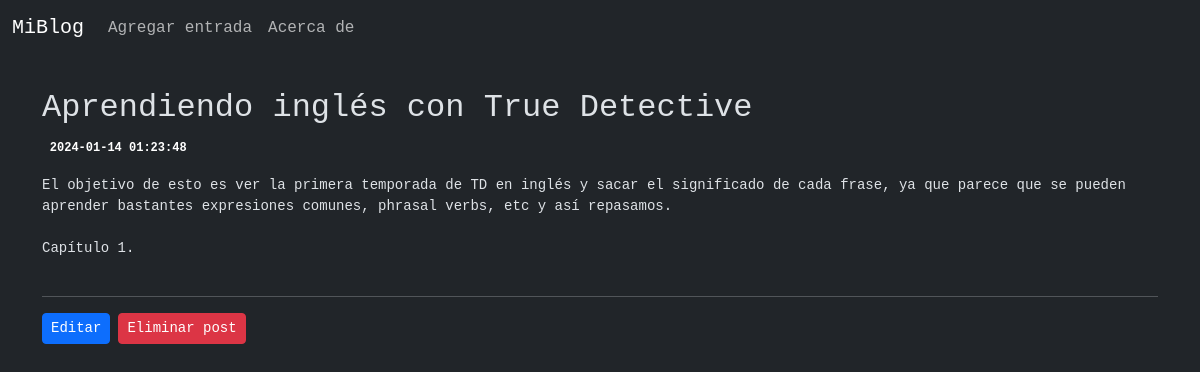
Page /post/9 on the committed database.
### tables this page shows
CREATE TABLE posts (
    id INTEGER PRIMARY KEY AUTOINCREMENT,
    created TIMESTAMP NOT NULL DEFAULT CURRENT_TIMESTAMP,
    title TEXT NOT NULL,
    content TEXT NOT NULL
);

### main.py (the view)
@app.route("/post/<int:id>")
def post(id):
    post = get_post(id)
    return render_template('post.html', post=post)

### main.py (called while the page is built)
def get_db_connection():
    conn = sqlite3.connect('database.db')
    conn.row_factory = sqlite3.Row
    return conn

def get_post(post_id):
    conn = get_db_connection()
    post = conn.execute('SELECT * FROM posts WHERE id = ?',
                        (post_id,)).fetchone()
    conn.close()
    if post is None:
        abort(404)
    return post

### templates/post.html
{% extends 'base.html' %}
{% block content %}
<h2>{% block title %} {{ post['title'] }} {% endblock %}</h2>
<span class="badge badge-primary">{{ post['created'] }}</span>
<p><pre>{{ post['content'] }}</pre></p>
<hr>
<div class="btn-toolbar" >
    <div class="btn-group me-2" role="group">
        <a href="{{ url_for('edit', id=post['id']) }}">
            <button class="btn btn-primary btn-sm">Editar</button>
        </a>
    </div>
    <div class="btn-group me-2" role="group">
        <form action="{{ url_for('delete', id=post['id']) }}" method="POST">
            <input type="submit" value="Eliminar post" class="btn btn-danger btn-sm" onclick="return confirm('¿Seguro?')">
        </form>
    </div>
</div>
{% endblock %}

### static/styles/styles.css (style rules this page uses)
pre { white-space: pre-wrap; white-space: -moz-pre-wrap; white-space: -pre-wrap; white-space: -o-pre-wrap; word-wrap: break-word; }
html * { font-family: "Lucida Console", "Courier New", monospace; }

### rows in the picture
posts: title "Aprendiendo inglés con True Detective", created "2024-01-14 01:23:48", content "El objetivo de esto es ver la primera temporada de TD en inglés y sacar el significado de cada frase, ya que parece que se pueden aprender bastantes expresiones comunes, phrasal verbs, etc y así repasamos. Capítulo 1."
